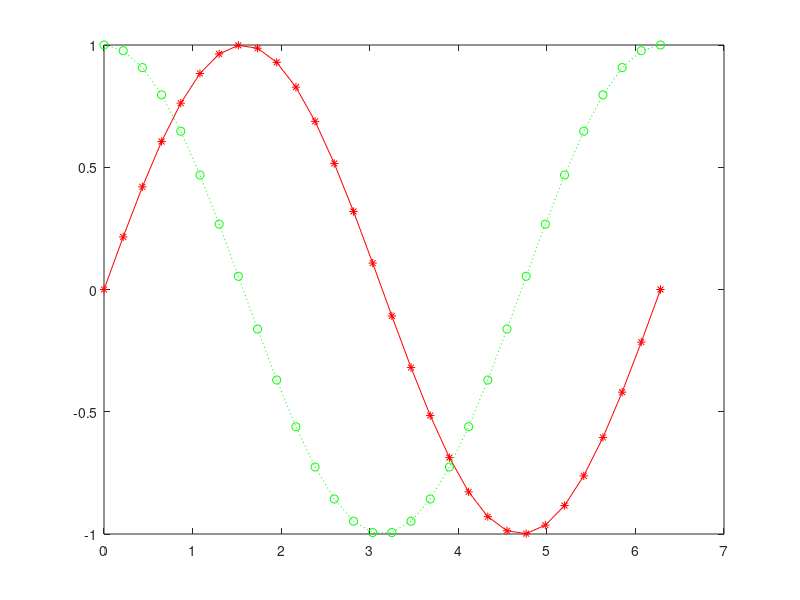

Write MATLAB code to recreate this figure.
clear all
x= linspace (0,2*pi,30)

y1=sin(x)
y2= cos(x)
% vermelho r,  linha solida -  , estrela *

plot(x,y1,'r-*')
hold on
plot(x,y2,'g:o')





